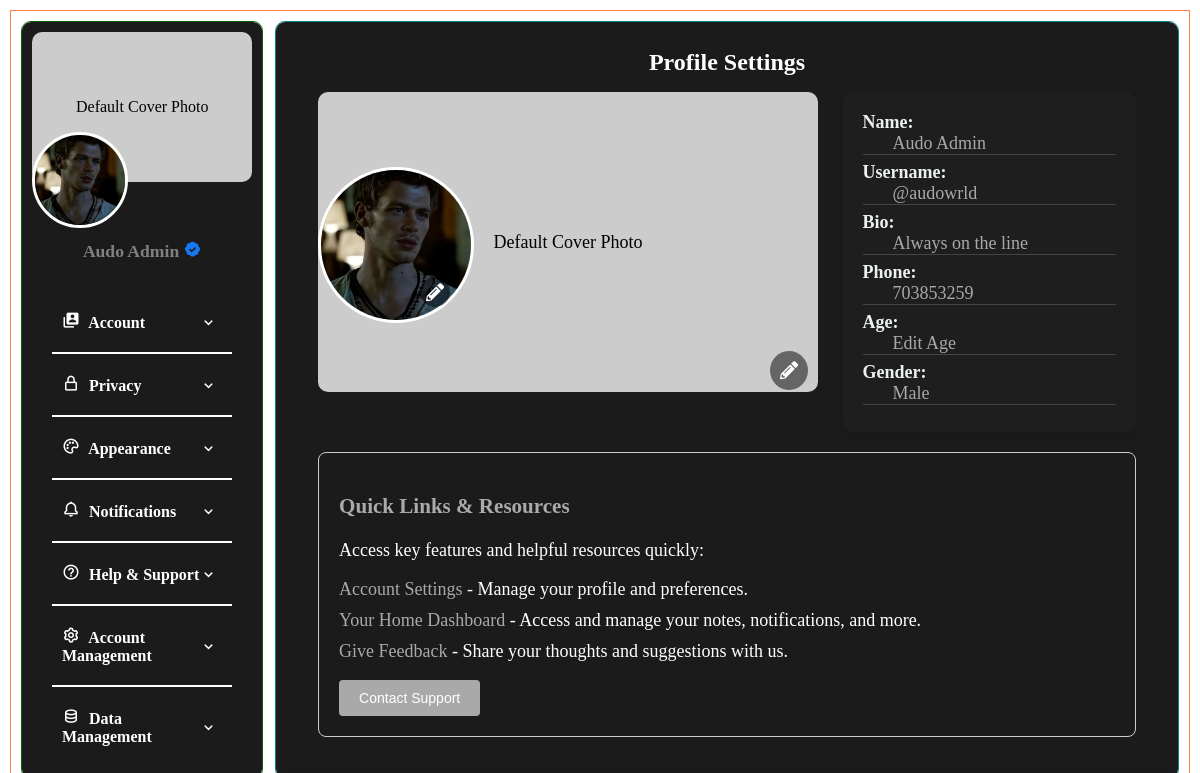
The app's page /settings (signed in) with its own data.
### website/models.py (models this page shows, shortened)
class User(db.Model, UserMixin):
    id = db.Column(db.Integer, primary_key=True)
    email = db.Column(db.String(150), unique=True)
    password = db.Column(db.String(255))
    first_name = db.Column(db.String(225))
    second_name = db.Column(db.String(225))
    full_name = db.Column(db.String(255))
    profile_picture = db.Column(db.String(255), nullable=True)
    cover_picture = db.Column(db.String(255), nullable=True)
    user_name = db.Column(db.String(255))
    phone_number = db.Column(db.String(20))
    country_code = db.Column(db.String(10), default="+254")
    bio = db.Column(db.String(255))
    time_zone = db.Column(db.String(255))
    date_birth = db.Column(db.String(255))
    gender = db.Column(db.String(255))
    generated_color = db.Column(db.String(7))
    is_2fa_enabled = db.Column(db.Boolean, default=False)
    otp_secret = db.Column(db.String(32), nullable=True)
    temp_otp = db.Column(db.String(32), nullable=True)
    otp_method = db.Column(db.String(10), default='app')
    is_active = db.Column(db.Boolean, default=True)
    is_admin = db.Column(db.Boolean, default=False)
    email_verified = db.Column(db.Boolean, default=False)
    note_tags = db.relationship(
        "NoteTag", back_populates="user", cascade="all, delete-orphan"
    )
    notes = db.relationship("Note", back_populates="user", cascade="all, delete-orphan")
    password_reset_tokens = db.relationship(
        "PasswordResetToken", back_populates="user", cascade="all, delete-orphan"
    )
    notifications = db.relationship(
        "Notification", back_populates="user", cascade="all, delete-orphan"
    )
    todos = db.relationship("ToDo", back_populates="user", cascade="all, delete-orphan")
    email_preferences = db.relationship(
        "EmailPreferences",
        uselist=False,
        back_populates="user",
        cascade="all, delete-orphan",
    )
    push_preferences = db.relationship(
        "PushPreferences",
        uselist=False,
        back_populates="user",
        cascade="all, delete-orphan",
    )
    email_verification_tokens = db.relationship(
        "EmailVerificationToken", back_populates="user", cascade="all, delete-orphan"
    )

### website/views.py (the view)
@views.route("/settings")
@login_required
def settings():
    users = User.query.all()
    return render_template("setting.html", users=users)

### website/models.py (called while the page is built)
    def get_local_timestamp(self):
        local_tz = timezone(self.time_zone)
        return self.timestamp.astimezone(local_tz) if self.timestamp else None

### website/templates/setting.html (shortened to what this page needs)
<!DOCTYPE html>
<html lang="en">
  <head>
    <link
      rel="stylesheet"
      href="https://cdnjs.cloudflare.com/ajax/libs/font-awesome/5.15.4/css/all.min.css"
    />
    <link
      rel="stylesheet"
      href="https://cdn.jsdelivr.net/npm/flatpickr/dist/flatpickr.min.css"
    />
    <link
      rel="stylesheet"
      href="{{ url_for('static', filename='css/setting.css') }}"
    />
    <link
      href="https://unpkg.com/boxicons@2.1.4/css/boxicons.min.css"
      rel="stylesheet"
    />
    <link
      rel="stylesheet"
      href="https://cdnjs.cloudflare.com/ajax/libs/cropperjs/1.5.12/cropper.min.css"
    />
  </head>
  <body>
    <div class="messages-container">
    </div>
    <div class="page">
      <div class="left-container">
        <div class="all">
          <div class="profile">
            <div class="cover-photo">
              {% if current_user.cover_picture %}
              <img
                src="/static/profile_pics/{{ current_user.cover_picture }}"
                alt="Cover Photo"
                class="cover-image"
              />
              {% else %}
              <div class="default-cover">
                <p>Default Cover Photo</p>
              </div>
              {% endif %}
            </div>
            <div class="profile-pic">
              {% if current_user.profile_picture %}
              <img
                src="/static/profile_pics/{{ current_user.profile_picture }}"
                alt="Profile Picture"
                class="profile-image"
              />
              {% else %}
              <i
                class="fas fa-5x"
                style="--background-: {{ current_user.generated_color }}"
                >{{ current_user.first_name[0] }}</i
              >
              {% endif %}
            </div>
          </div>
          <div class="profile-info">
            <p class="username">
              {{ current_user.full_name }} {% if current_user.email_verified %}
              <i class="bx bxs-badge-check" style="color: #1877f2"></i>
              {% endif %}
            </p>
          </div>
        </div>
        <div class="settings-menu">
          <ul>
            <li>
              <a href="#" id="accountLink" data-target="#profilePicFormSection">
                <span class="account-text"
                  ><i class="bx bxs-user-account"></i> Account</span
                >
                <i class="bx bx-chevron-down"></i>
              </a>
            </li>
            <hr class="divider" />
            <li>
              <a href="#" id="privacyLink" data-target="#profilePicFormSection">
                <span class="privacy-text"
                  ><i class="bx bx-lock-alt"></i> Privacy</span
                >
                <i class="bx bx-chevron-down"></i>
              </a>
            </li>
            <hr class="divider" />
            <li>
              <a
                href="#"
                id="appearanceLink"
                data-target="#profilePicFormSection"
              >
                <span class="appearance-text"
                  ><i class="bx bx-palette"></i> Appearance</span
                >
                <i class="bx bx-chevron-down"></i>
              </a>
            </li>
            <hr class="divider" />
            <li>
              <a
                href="#"
                id="notificationsLink"
                data-target="#profilePicFormSection"
              >
                <span class="notifications-text"
                  ><i class="bx bx-bell"></i> Notifications</span
                >
                <i class="bx bx-chevron-down"></i>
              </a>
            </li>
            <hr class="divider" />
            <li>
              <a href="#" id="helpLink" data-target="#profilePicFormSection">
                <span class="help-text"
                  ><i class="bx bx-help-circle"></i> Help & Support</span
                >
                <i class="bx bx-chevron-down"></i>
              </a>
            </li>
            {% if current_user.email_verified %}
            <hr class="divider" />
            <li>
              <a
                href="#"
                id="accountManagementLink"
                data-target="#profilePicFormSection"
              >
                <span class="account-management-text"
                  ><i class="bx bx-cog"></i> Account Management</span
                >
                <i class="bx bx-chevron-down"></i>
              </a>
            </li>
            <hr class="divider" />
            <li>
              <a
                href="#"
                id="dataManagementLink"
                data-target="#profilePicFormSection"
              >
                <span class="data-management-text"
                  ><i class="bx bx-data"></i> Data Management</span
                >
                <i class="bx bx-chevron-down"></i>
              </a>
            </li>
            {% endif %}
          </ul>
        </div>
      </div>
      <div class="right-container">
        <div class="settings-content">
          <section id="profilePicFormSection">
            <h2>Profile Settings</h2>
            <div id="mainContainer">
              <div id="pictureUpdateContainer">
                <div id="coverPicContainer">
                  {% if current_user.cover_picture %}
                  <img
                    id="currentCoverPic"
                    src="/static/profile_pics/{{ current_user.cover_picture }}"
                    alt="Current Cover Picture"
                    class="cover-pic"
                  />
                  <div class="editting">
                    <button
                      id="editCoverPicButton"
                      title="Edit Cover Picture"
                      class="edit-button"
                      style="--background-: {{ current_user.generated_color }}"
                    >
                      <i class="fas fa-pencil-alt"></i>
                    </button>
                  </div>
                  {%else%}
                  <div class="default-cover">
                    <p>Default Cover Photo</p>
                  </div>
                  <div class="editting">
                    <button
                      id="editCoverPicButton"
                      title="Edit Cover Picture"
                      class="edit-button"
                      style="--background-: {{ current_user.generated_color }}"
                    >
                      <i class="fas fa-pencil-alt"></i>
                    </button>
                  </div>
                  {% endif %}
                </div>
                <div id="profilePicContainer">
                  {% if current_user.profile_picture %}
                  <img
                    id="currentProfilePic"
                    src="/static/profile_pics/{{ current_user.profile_picture }}"
                    alt="Current Profile Picture"
                    class="profile-pic"
                  />
                  <div class="editting">
                    <button
                      style="--background-: {{ current_user.generated_color }}"
                      id="editProfilePicButton"
                      title="Edit Profile Picture"
                      class="edit-button"
                    >
                      <i class="fas fa-pencil-alt" style="color: #fff"></i>
                    </button>
                  </div>
                  {% endif %}
                </div>
              </div>
              <div id="userDetails">
                <div class="detail-item">
                  <label for="name">Name:</label><br />
                  <span id="name">
                    {% if current_user.full_name %}
                    <a href="#nameFormSection">{{ current_user.full_name }}</a>
                    {% else %}
                    <button><a href="#nameFormSection"></a>Add Name</button>
                    {% endif %}
                  </span>
                </div>
                <div class="detail-item">
                  <label for="name">Username:</label><br />
                  <span id="name">
                    {% if current_user.user_name %}
                    <a href="#usernameFormSection"
                      >{{ current_user.user_name }}</a
                    >
                    {% else %}
                    <button><a href="#usernameFormSection"></a>Add Name</button>
                    {% endif %}
                  </span>
                </div>
                <div class="detail-item">
                  <label for="bio">Bio:</label> <br />
                  <span id="bio">
                    {% if current_user.bio %}
                    <a href="#bioFormSection">{{ current_user.bio }}</a>
                    {% else %}
                    <button><a href="#bioFormSection">Add Bio</a></button>
                    {% endif %}
                  </span>
                </div>
                <div class="detail-item">
                  <label for="phone">Phone:</label><br />
                  <span id="phone">
                    {% if current_user.phone_number %}
                    <a href="#phoneNumberFormSection"
                      >{{ current_user.phone_number }}</a
                    >
                    {% else %}
                    <button>
                      <a href="#phoneNumberFormSection">Add Phone</a>
                    </button>
                    {% endif %}
                  </span>
                </div>
                <div class="detail-item">
                  <label for="age">Age:</label><br />
                  <span id="age">
                    {% if current_user.date_birth %}
                    <a href="#dobFormSection" id="ageLink">Edit Age</a>
                    {% else %}
                    <button><a href="#dobFormSection">Add D.O.B</a></button>
                    {% endif %}
                  </span>
                </div>
                <div class="detail-item">
                  <label for="gender">Gender:</label><br />
                  <span id="gender">
                    {% if current_user.gender %}
                    <a href="#genderFormSection">{{ current_user.gender }}</a>
                    {% else %}
                    <button><a href="#genderFormSection">Add Gender</a></button>
                    {% endif %}
                  </span>
                </div>
              </div>
            </div>
            <div id="quickLinksResources" class="attention-section">
              <h3>Quick Links & Resources</h3>
              <p>Access key features and helpful resources quickly:</p>
              <ul>
                <li>
                  <a href="/settings">Account Settings</a> - Manage your profile
                  and preferences.
                </li>
                <li>
                  <a href="/user_home">Your Home Dashboard</a>
                  - Access and manage your notes, notifications, and more.
                </li>
                <li>
                  <a href="/contact" target="_blank">Give Feedback</a> - Share
                  your thoughts and suggestions with us.
                </li>
              </ul>
              <button
                id="contactSupportButton"
                class="contact-button"
                style="--background-: {{ current_user.generated_color }}"
              >
                Contact Support
              </button>
            </div>
          </section>
        </div>
      </div>
    </div>
  </body>
</html>

### records on screen
User: profile_picture (picture), full_name "Audo Admin", user_name "@audowrld", bio "Always on the line", phone_number "703853259", gender "Male"
